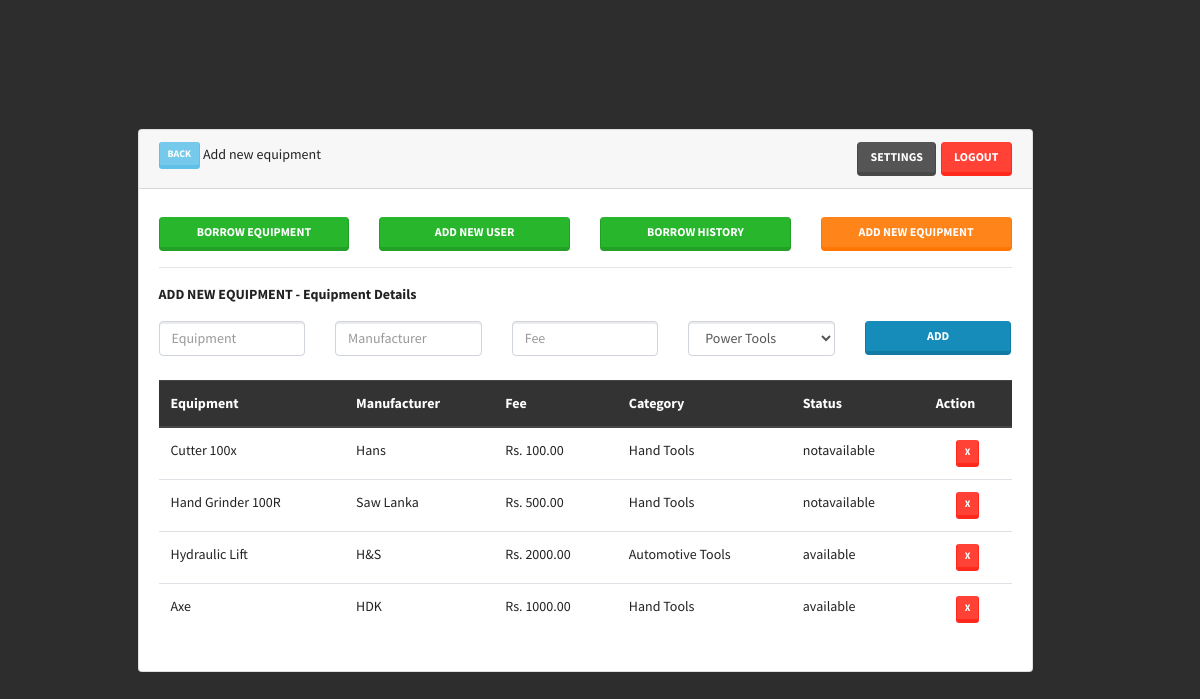
/add-equipment.php (signed in), run on the app's committed database.
### tables this page shows
CREATE TABLE `equipment` (
  `id` int(11) NOT NULL,
  `equipment` varchar(255) DEFAULT NULL,
  `manufacturer` varchar(255) DEFAULT NULL,
  `price` varchar(255) DEFAULT NULL,
  `category` varchar(255) DEFAULT NULL,
  `status` varchar(255) DEFAULT NULL
);

### add-equipment.php (the view, shortened to what this page needs)
<?php
require_once('database/connection.php');
$select_all_equipment = "SELECT * FROM `equipment` ORDER BY id DESC";
$select_all_equipment_result = mysqli_query($con, $select_all_equipment);
$count_all_equipment = mysqli_num_rows($select_all_equipment_result);
?>
<!doctype html>
<html lang="en">
  <head>
    <link rel="stylesheet" href="css/bootstrap-color.min.css" >
    <link rel="stylesheet" href="css/main.css" >
  </head>
  <body>
    <div class="container d-flex h-100">
        <div class="row align-self-center w-100">
            <div class="col-10 mx-auto">
            <div class="card ">
                    <div class="card-header">
                        <a class="btn btn-info btn-sm" href="dashboard.php" role="button"> Back </a>
                        <span>Add new equipment</span>
                        <a class="btn btn-danger" href="logout.php" role="button" style="float: right; margin-left:5px;">LOGOUT</a>
                        <a class="btn btn-dark" href="settings.php" role="button" style="float: right;">Settings</a>
                    </div>
                    <div class="card-body">
                      <div class="row text-center mt-2">
                          <div class="col-md-3 col-6"> <a class="btn btn-success btn-block" href="borrow-equipment.php" role="button">Borrow Equipment</a> </div>
                          <div class="col-md-3 col-6"> <a class="btn btn-success btn-block" href="add-user.php" role="button">Add new user</a> </div>
                          <div class="col-md-3 col-6"> <a class="btn btn-success btn-block" href="borrow-history.php" role="button">Borrow history</a> </div>
                          <div class="col-md-3 col-6"> <a class="btn btn-warning btn-block" href="add-equipment.php" role="button">Add new Equipment</a> </div>
                      </div>
                      <hr>
                      <div class="row">
                        <div class="col-12">
                            <form method="POST" action="add-equipment-query.php">
                            <span> <strong> ADD NEW EQUIPMENT - Equipment Details </strong> </span>
                                <div class="row mt-3">
                                    <div class="col">
                                    <input type="text" class="form-control" name="equipment" placeholder="Equipment" required>
                                    </div>
                                    <div class="col">
                                    <input type="text" class="form-control" name="manufacturer" placeholder="Manufacturer" required>
                                    </div>
                                    <div class="col">
                                    <input type="text" class="form-control" name="fee" placeholder="Fee" required>
                                    </div>
                                    <div class="col">
                                   <select name="category" id="category" class="form-control" >
                                       <option value="Power Tools">Power Tools</option>
                                   </select>
                                    </div>
                                    <div class="col">
                                    <button type="submit" class="btn btn-primary btn-block" name="adduser">Add</button>
                                    </div>
                                </div>
                            </form>
                        </div>
                      </div>
                      <div class="row mt-4">
                        <div class="col-12">
                            <table class="table" >
                                <thead class="thead-dark">
                                    <tr>
                                        <th scope="col">Equipment</th>
                                        <th scope="col">Manufacturer</th>
                                        <th scope="col">Fee</th>
                                        <th scope="col">Category</th>
                                        <th scope="col">Status</th>
                                        <th scope="col">Action</th>
                                    </tr>
                                </thead>
                                <tbody>
                                    <?php
                                    if($count_all_equipment > 0){
                                        while($row_all_equipment = mysqli_fetch_assoc($select_all_equipment_result)){
                                            ?>
                                            <tr>
                                                <td><?php echo $row_all_equipment['equipment']; ?></td>
                                                <td><?php echo $row_all_equipment['manufacturer']; ?></td>
                                                <td><?php echo "Rs. ".$row_all_equipment['price'].".00"; ?></td>
                                                <td><?php echo $row_all_equipment['category']; ?></td>
                                                <td><?php echo $row_all_equipment['status']; ?></td>
                                                <td align="center"> <a class="btn btn-danger btn-sm" href="delete-equipment.php?id=<?php echo $row_all_equipment['id']; ?>" role="button">X</a> </td>
                                            </tr>
                                            <?php
                                        }
                                    }
                                    ?>
                                </tbody>
                            </table>
                        </div>
                      </div>
                    </div>
                </div>
            </div>
        </div>
    </div>
  </body>
</html>

### css/main.css (style rules this page uses)
body,html { height: 100%; background-color: #2d2d2d; }

### data on the page
equipment: equipment "Cutter 100x", manufacturer "Hans", price "100", category "Hand Tools", status "notavailable"
equipment: equipment "Hand Grinder 100R", manufacturer "Saw Lanka", price "500", category "Hand Tools", status "notavailable"
equipment: equipment "Hydraulic Lift", manufacturer "H&S", price "2000", category "Automotive Tools", status "available"
equipment: equipment "Axe", manufacturer "HDK", price "1000", category "Hand Tools", status "available"
